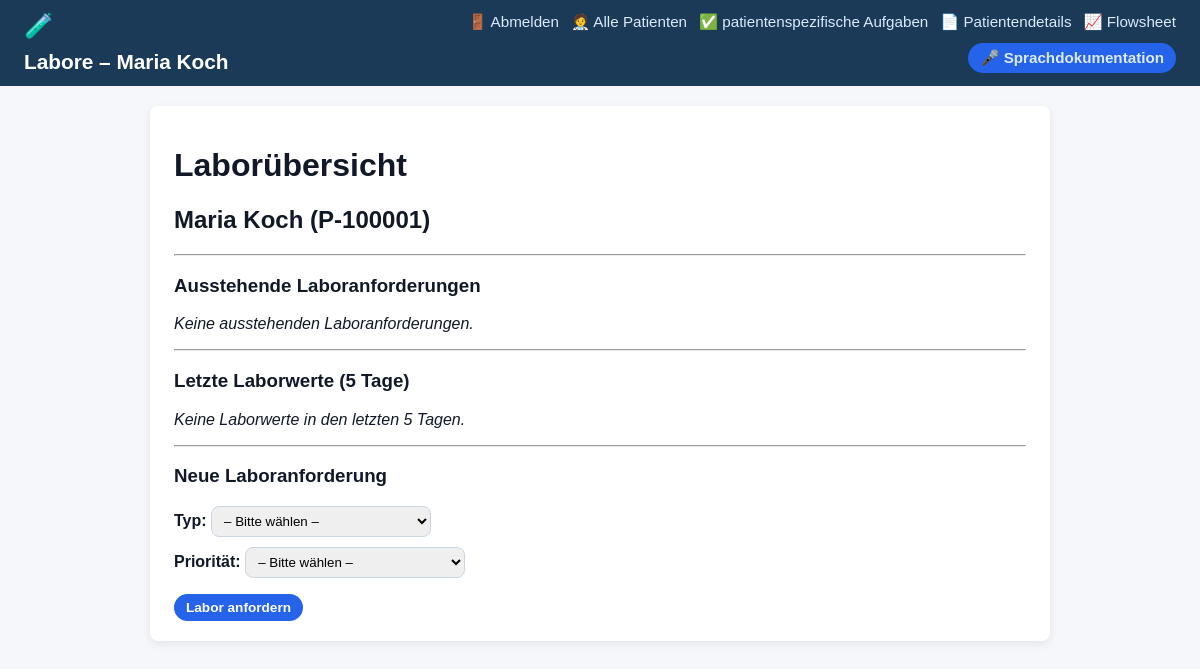
Before: /labs?patient_id=1 with the older database file.
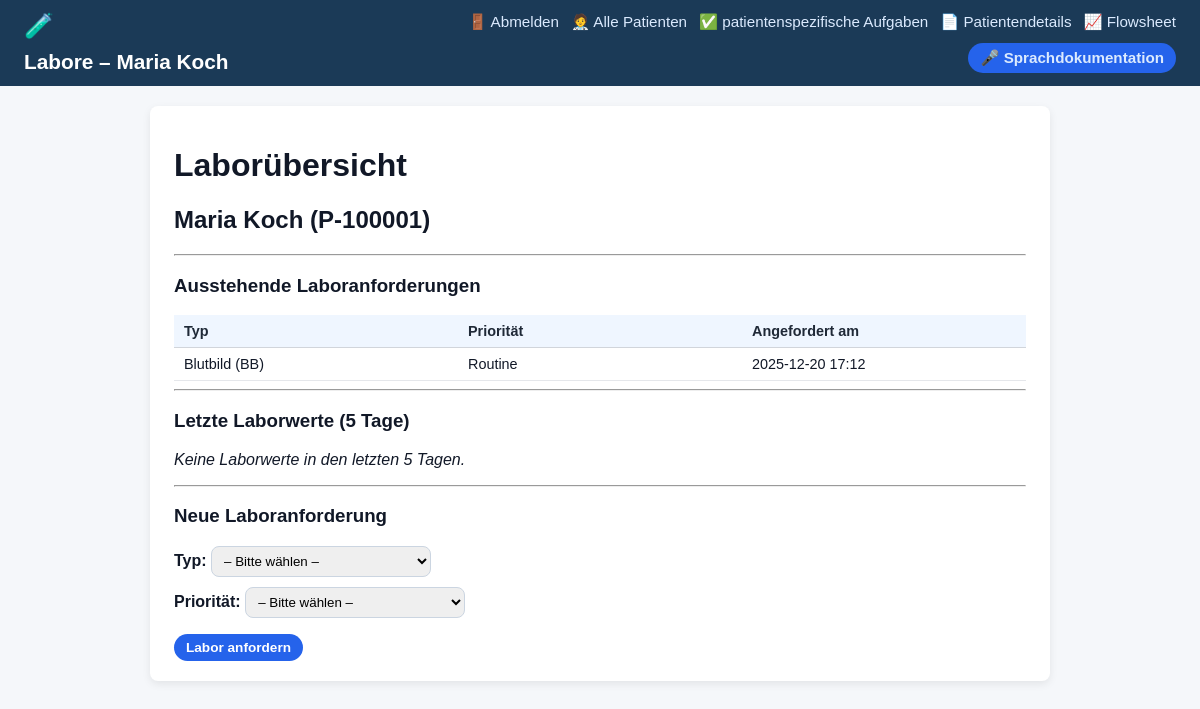
After: the same page with the newer database file.
### tables this page shows
CREATE TABLE lab_orders (
    id INTEGER PRIMARY KEY AUTOINCREMENT,
    patient_id INTEGER NOT NULL,
    name TEXT NOT NULL,
    priority TEXT,
    status TEXT,
    ordered_at TEXT,
    FOREIGN KEY (patient_id) REFERENCES patients(id)
);

### app.py (the view, shortened to what this page needs)
@app.route("/labs", methods=["GET", "POST"])
def labs_view():
    patient_id = request.args.get("patient_id", type=int)
    conn = get_connection()
    cur = conn.cursor()
    if patient_id:
        cur.execute("SELECT * FROM patients WHERE id = ?;", (patient_id,))
        patient = cur.fetchone()
        patients = [patient] if patient else []
    if patient_id:
        cur.execute("""
            SELECT lo.*, p.name AS patient_name, p.patient_identifier
            FROM lab_orders lo
            JOIN patients p ON p.id = lo.patient_id
            WHERE lo.patient_id = ?
              AND lo.status IN ('Ausstehend', 'Offen')
            ORDER BY lo.ordered_at DESC;
        """, (patient_id,))
    pending_labs = cur.fetchall()
    five_days_ago = (datetime.now() - timedelta(days=5)).isoformat(timespec="minutes")
    if patient_id:
        cur.execute("""
            SELECT lr.*, p.name AS patient_name, p.patient_identifier
            FROM lab_results lr
            JOIN patients p ON p.id = lr.patient_id
            WHERE lr.patient_id = ?
              AND lr.result_datetime >= ?
            ORDER BY lr.result_datetime DESC;
        """, (patient_id, five_days_ago))
    recent_labs = cur.fetchall()
    cur.execute("""
            SELECT alert, severity, created_at
            FROM ai_alerts
            WHERE patient_id = ?
            ORDER BY datetime(created_at) DESC;
        """, (patient_id,))
    alerts = cur.fetchall()
    current_nurse = get_current_nurse(conn)
    conn.close()
    conn.close()
    return render_template(
        "labs.html",
        alerts=alerts,
        current_nurse=current_nurse,
        patient=patient,
        patients=patients,
        patient_id=patient_id,
        recent_labs=recent_labs,
        pending_labs=pending_labs,
    )

### app.py (called while the page is built, shortened)
def get_connection():
    conn = sqlite3.connect(DB_PATH)
    conn.row_factory = sqlite3.Row
    return conn

def get_current_nurse(conn=None):
    nurse_id = session.get("current_nurse_id")
    if not nurse_id:
        return None

### templates/labs.html (shortened to what this page needs)
<!DOCTYPE html>
<html lang="de">
<head>
    <link rel="stylesheet" href="{{ url_for('static', filename='styles.css') }}">
</head>
<body>
<div class="header">
    <div class="header-title">
        <span class="icon">🧪</span>
        <span>Labore – {{ patient.name }}</span>
    </div>
    <div class="nav-links">
        <a href="{{ url_for('logout') }}">🚪 Abmelden</a>
        <a href="{{ url_for('home') }}">🧑‍⚕️ Alle Patienten</a>
        <a href="{{ url_for('tasks_view', patient_id=patient.id) }}">✅ patientenspezifische Aufgaben</a>
        <a href="{{ url_for('patient_detail', patient_id=patient.id) }}">📄 Patientendetails</a>
        <a href="{{ url_for('flowsheet', patient_id=patient.id) }}">📈 Flowsheet</a>
        <a href="{{ url_for('voice_doc') }}" class="btn-secondary">🎤 Sprachdokumentation</a>
    </div>
</div>
<div class="container">
    <h1>Laborübersicht</h1>
    {% if patients|length == 1 %}
        <h2>{{ patients[0]["name"] }} ({{ patients[0]["patient_identifier"] }})</h2>
    {% else %}
        <h2>Alle Patienten</h2>
    {% endif %}
    <hr>
    <h3>Ausstehende Laboranforderungen</h3>
    {% if pending_labs %}
        <table class="simple-table">
            <thead>
                <tr>
                    <th>Typ</th>
                    <th>Priorität</th>
                    <th>Angefordert am</th>
                </tr>
            </thead>
            <tbody>
                {% for o in pending_labs %}
                    <tr>
                        <td>{{ o["name"] }}</td>
                        <td>{{ o["priority"] }}</td>
                        <td>{{ o["ordered_at"]| replace("T", " ") }}</td>
                    </tr>
                {% endfor %}
            </tbody>
        </table>
    {% else %}
        <p><em>Keine ausstehenden Laboranforderungen.</em></p>
    {% endif %}
    <hr>
    <h3>Letzte Laborwerte (5 Tage)</h3>
    {% if recent_labs %}
        <table class="simple-table">
            <thead>
                <tr>
                    <th>Patient</th>
                    <th>Typ</th>
                    <th>Ergebnis</th>
                    <th>Flag</th>
                    <th>Datum/Zeit</th>
                </tr>
            </thead>
            <tbody>
                {% for r in recent_labs %}
                    <tr>
                        <td>{{ r["patient_name"] }} ({{ r["patient_identifier"] }})</td>
                        <td>{{ r["name"] }}</td>
                        <td>{{ r["result_value"] }}</td>
                        <td>{{ r["result_flag"] or "–" }}</td>
                        <td>{{ r["result_datetime"] }}</td>
                    </tr>
                {% endfor %}
            </tbody>
        </table>
    {% else %}
        <p><em>Keine Laborwerte in den letzten 5 Tagen.</em></p>
    {% endif %}
    <hr>
    <h3>Neue Laboranforderung</h3>
    <form method="POST" action="{{ url_for('labs_view', patient_id=patient_id) }}">
        <label>Typ:
    <select name="lab_name" required>
        <option value="">– Bitte wählen –</option>
    </select>
</label>
        <label>Priorität:
            <select name="priority">
                <option value="">– Bitte wählen –</option>
            </select>
        </label>
        <button type="submit" class="btn-primary">Labor anfordern</button>
    </form>
</div>
</body>
</html>

Changed rows visible on the page:
added lab_orders: name "Blutbild (BB)", priority "Routine", ordered_at "2025-12-20 17:12"
Other visible differences:
text no longer shown: "Keine ausstehenden Laboranforderungen."
text now shown: "Typ Priorität Angefordert am"
